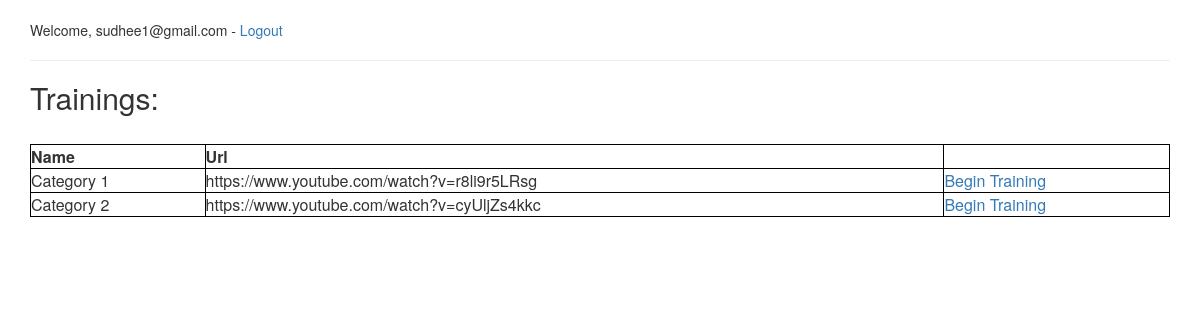
Before: / (signed in) with the older database file.
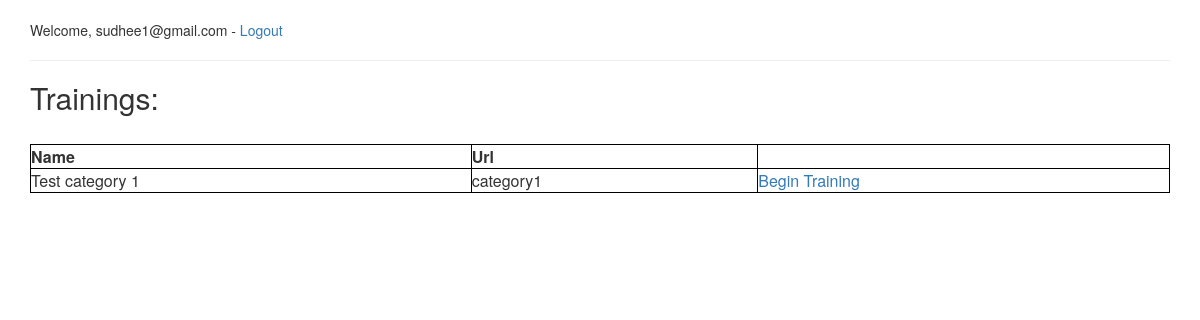
After: the same page with the newer database file.
### quiz_admin/models.py (models this page shows, shortened)
class Categories(models.Model):
    groups = models.ManyToManyField(Group, related_name='group')
    category_text = models.CharField(max_length=200, unique=True)
    url = models.CharField(max_length=500)

### quizzes/views.py (the view)
# urls.py: url(r'^$', views.index, name='index'),
@login_required
def index(request):
    trainings = Categories.objects.order_by('category_text')[:]
    context = {'trainings': trainings}
    return render(request, 'index.html', context)

### quizzes/templates/index.html (shortened to what this page needs)
<head>
    {% load bootstrap3 %}
    {% bootstrap_css %}
</head>
<body>
    <div class="container">
        <br/>
        {% if user.is_authenticated %}
            <p>Welcome, {{user.email}} - <a href="/accounts/logout/">Logout</a></p>
        {% endif %}
        <hr/>
        <h2>Trainings:</h1>
        <br/>
        {% if trainings %}
            <table style="width:100%;border:1px solid black;">
                <tr>
                    <th>Name</th>
                    <th>Url</th>
                    <th></th>
                </tr>
                {% for t in trainings %}
                    <tr>
                        <td>{{ t.category_text }}</td>
                        <td>{{ t.url }}</td>
                        <td><a href="/trainings/{{ t.id }}/">Begin Training</a></td>
                    </tr>
                {% endfor %}
            </table>
        {% else %}
            <p>There are no trainings available to display.</p>
        {% endif %}
    </div>
</body>

### quizzes/templates/index.html (style rules this page uses)
tr, td, th { border:1px solid black; }

Changed rows visible on the page:
removed Categories: category_text "Category 2", url "https://www.youtube.com/watch?v=cyUljZs4kkc"
changed Categories: category_text "Category 1" → "Test category 1"; url "https://www.youtube.com/watch?v=r8li9r5LRsg" → "category1"
